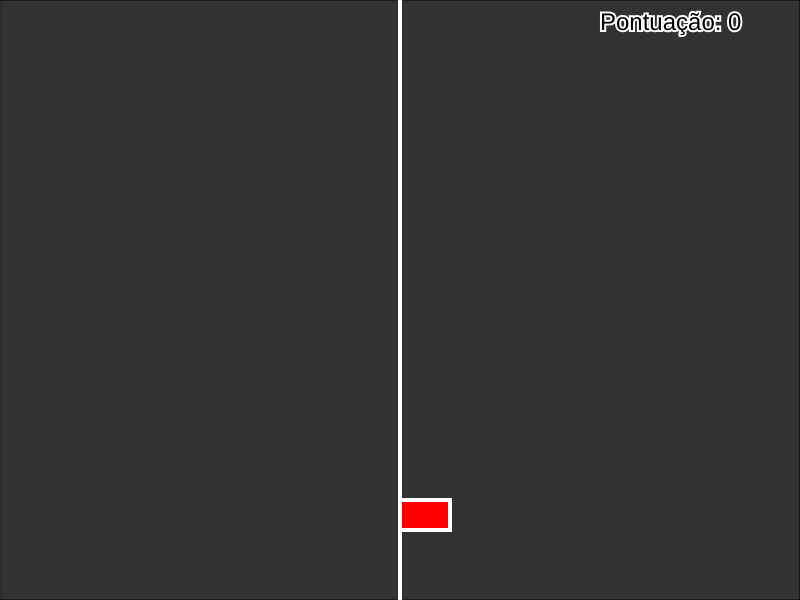
Frame 1 (no input)
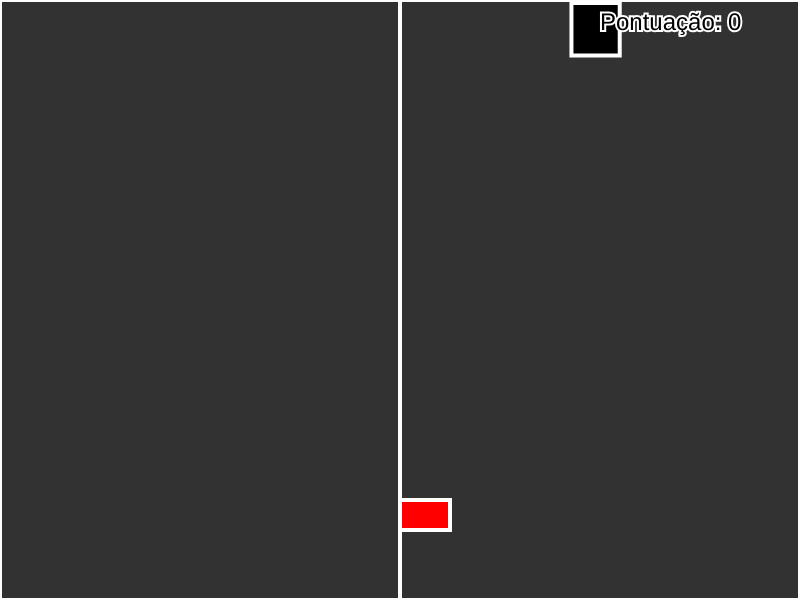
Frame 60 (no input)
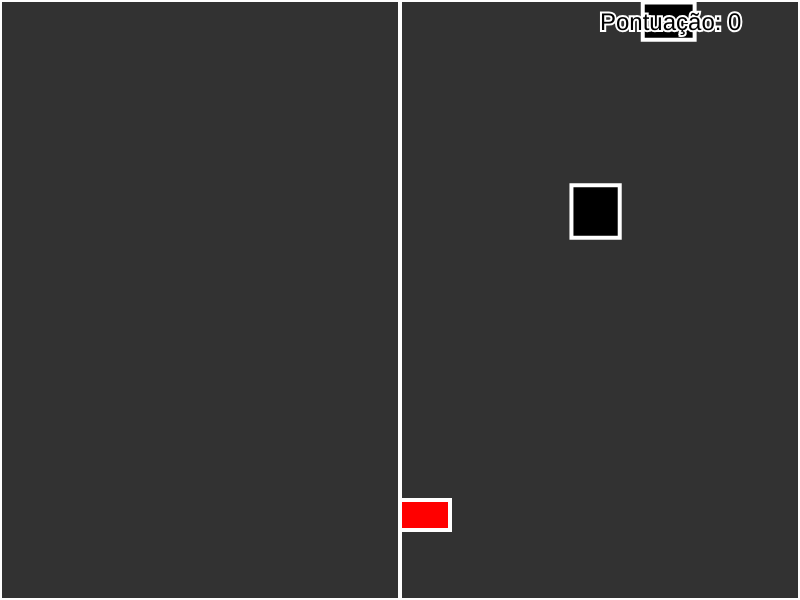
Frame 120 (the mouse pressed at the canvas centre since frame 60)

The p5.js sketch that drew these frames (run headless with seeded random() and noise() and a simulated clock; from frame 60 on, the mouse is pressed at the canvas centre):

// p5.js sketch
// ── sketch.js
let truck;
let obstacles = [];
let road;
let score = 0;
let isGameOver = false;

function setup() {
  createCanvas(800, 600);
  road = new Road();
  truck = new Truck(width / 2, height - 100);
}

function draw() {
  background(135, 206, 235); // Céu azul

  if (isGameOver) {
    fill(255, 0, 0);
    textSize(48);
    textAlign(CENTER, CENTER);
    text("GAME OVER", width / 2, height / 2);
    textSize(32);
    text("Pontuação Final: " + score, width / 2, height / 2 + 60);
    return;
  }

  road.show();
  truck.update();
  truck.show();

  if (frameCount % 60 === 0) {
    obstacles.push(new Obstacle());
  }

  for (let i = obstacles.length - 1; i >= 0; i--) {
    obstacles[i].update();
    obstacles[i].show();

    if (obstacles[i].hits(truck)) {
      isGameOver = true;
    }

    if (obstacles[i].offscreen()) {
      obstacles.splice(i, 1);
      score += 10; // Incrementa pontos ao desviar com sucesso
    }
  }

  // Exibe a pontuação
  fill(0);
  textSize(24);
  text("Pontuação: " + score, width - 200, 30);
}

function keyPressed() {
  if (keyCode === LEFT_ARROW) {
    truck.setDir(-1);
  } else if (keyCode === RIGHT_ARROW) {
    truck.setDir(1);
  }
}

function keyReleased() {
  if (keyCode === LEFT_ARROW || keyCode === RIGHT_ARROW) {
    truck.setDir(0);
  }
}

class Truck {
  constructor(x, y) {
    this.x = x;
    this.y = y;
    this.width = 50;
    this.height = 30;
    this.xSpeed = 0;
  }

  setDir(dir) {
    this.xSpeed = dir * 5;
  }

  update() {
    this.x += this.xSpeed;
    this.x = constrain(this.x, 0, width - this.width);
  }

  show() {
    fill(255, 0, 0);
    rect(this.x, this.y, this.width, this.height);
  }
}

class Obstacle {
  constructor() {
    this.x = random(width);
    this.y = 0;
    this.width = random(40, 80);
    this.height = random(30, 60);
    this.speed = random(2, 5);
  }

  update() {
    this.y += this.speed;
  }

  show() {
    fill(0);
    rect(this.x, this.y, this.width, this.height);
  }

  offscreen() {
    return this.y > height;
  }

  hits(truck) {
    return (
      this.x < truck.x + truck.width &&
      this.x + this.width > truck.x &&
      this.y < truck.y + truck.height &&
      this.y + this.height > truck.y
    );
  }
}

class Road {
  constructor() {
    this.width = width;
    this.height = height;
  }

  show() {
    fill(50, 50, 50);
    rect(0, 0, this.width, this.height);
    stroke(255);
    strokeWeight(4);
    line(this.width / 2, 0, this.width / 2, this.height);
  }
}
